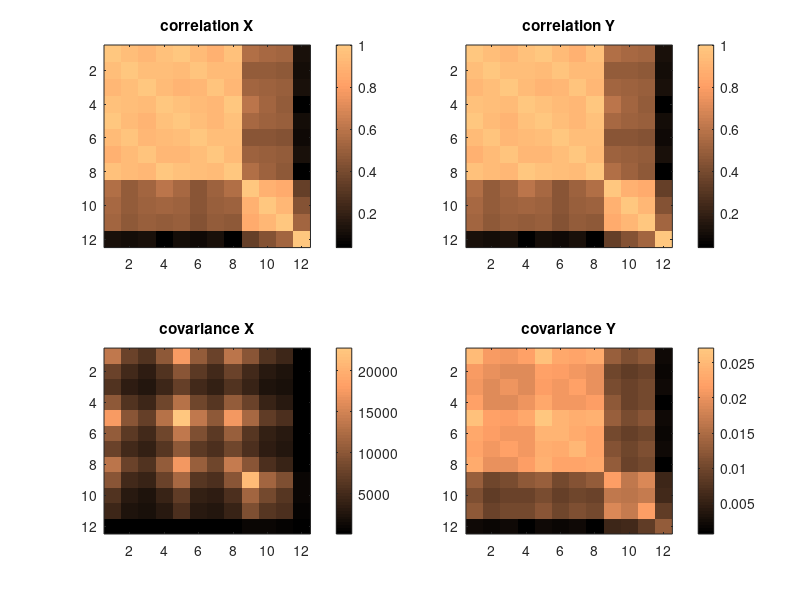

MATLAB code to generate this figure:
clear;

hold on;

X = dlmread('dataset0.txt');

xCov = cov(X);
xCor = corrcoef(X);

Y = (X - min(X)) ./ (max(X) - min(X));

colormap copper

subplot(2,2,1)
imagesc(corrcoef(X))
title('correlation X')
colorbar

subplot(2,2,2)
imagesc(corrcoef(Y))
title('correlation Y')
colorbar

subplot(2,2,3)
imagesc(cov(X))
title('covariance X')
colorbar

subplot(2,2,4)
imagesc(cov(Y))
title('covariance Y')
colorbar
